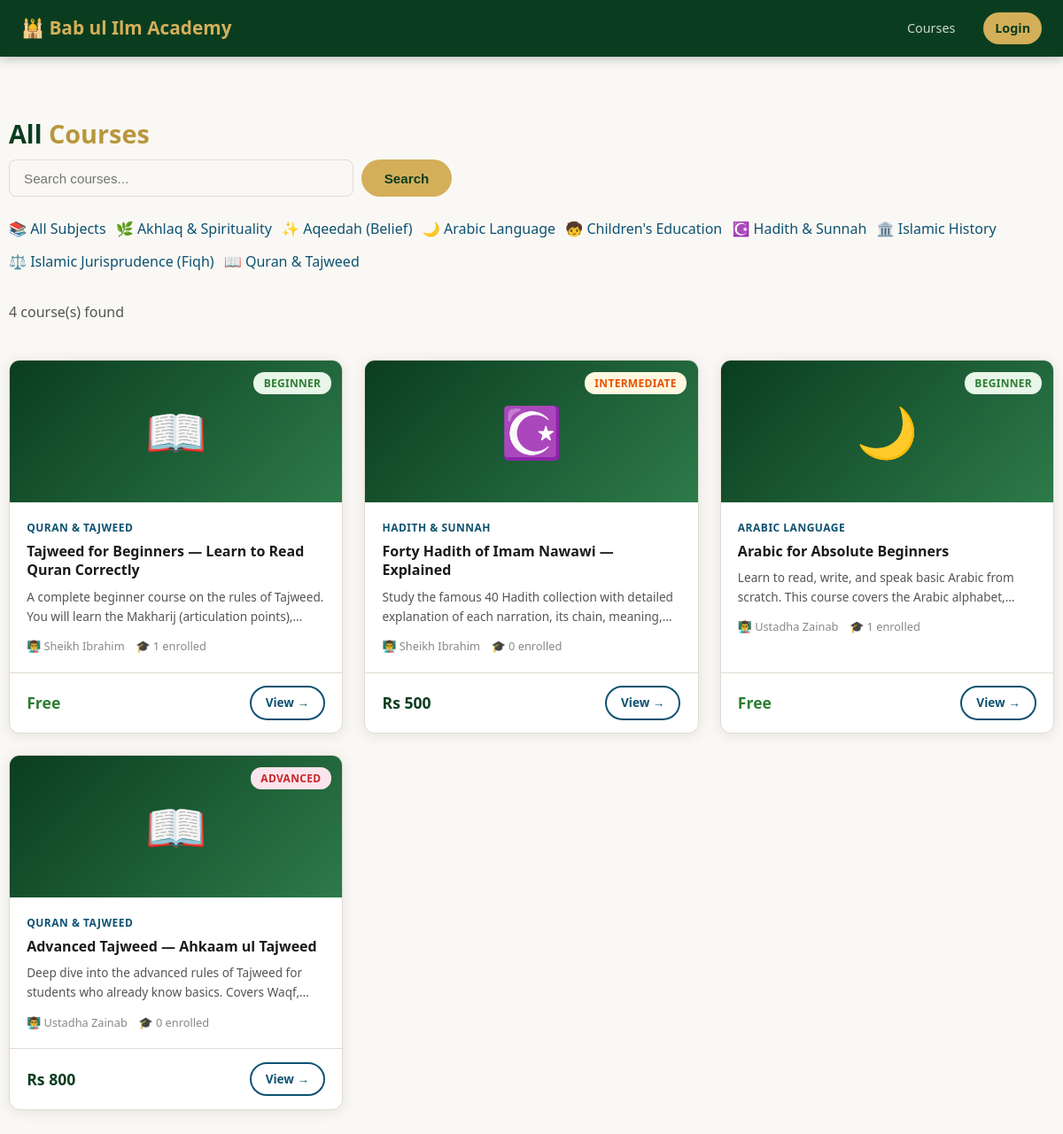
/courses.php, run on an earlier commit of the app's database.
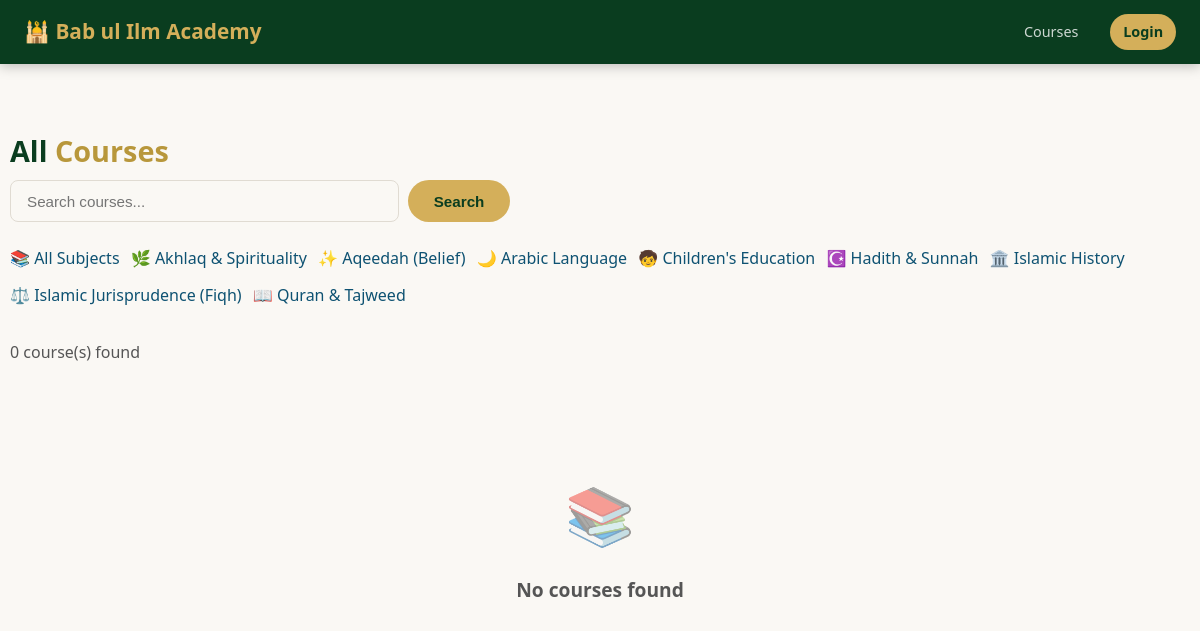
And on a later commit of the database.
### tables this page shows
CREATE TABLE IF NOT EXISTS subjects (
    id   INT UNSIGNED AUTO_INCREMENT PRIMARY KEY,
    name VARCHAR(100) NOT NULL,
    icon VARCHAR(10)
);

CREATE TABLE IF NOT EXISTS courses (
    id           INT UNSIGNED AUTO_INCREMENT PRIMARY KEY,
    teacher_id   INT UNSIGNED NOT NULL,
    subject_id   INT UNSIGNED,
    title        VARCHAR(200) NOT NULL,
    description  TEXT,
    level        ENUM('beginner','intermediate','advanced') DEFAULT 'beginner',
    language     VARCHAR(50) DEFAULT 'English',
    price        DECIMAL(10,2) DEFAULT 0.00,    
    cover_url    VARCHAR(500),
    is_published TINYINT(1) DEFAULT 0,
    created_at   TIMESTAMP DEFAULT CURRENT_TIMESTAMP,
    FOREIGN KEY (teacher_id)  REFERENCES users(id) ON DELETE CASCADE,
    FOREIGN KEY (subject_id)  REFERENCES subjects(id) ON DELETE SET NULL,
    INDEX idx_teacher (teacher_id),
    INDEX idx_published (is_published)
);

CREATE TABLE IF NOT EXISTS users (
    id           INT UNSIGNED AUTO_INCREMENT PRIMARY KEY,
    name         VARCHAR(100) NOT NULL,
    email        VARCHAR(150) NOT NULL UNIQUE,
    password     VARCHAR(255) NOT NULL,
    role         ENUM('student','teacher','admin') DEFAULT 'student',
    phone        VARCHAR(30),
    country      VARCHAR(100),
    bio          TEXT,
    qualification TEXT,               
    avatar       VARCHAR(300),
    is_approved  TINYINT(1) DEFAULT 1,   
    created_at   TIMESTAMP DEFAULT CURRENT_TIMESTAMP,
    INDEX idx_email (email),
    INDEX idx_role (role)
);

### db.php (called while the page is built, shortened)
<?php
function e(string $s): string {
    return htmlspecialchars($s, ENT_QUOTES, 'UTF-8');
}
function auth(): ?array {
    return $_SESSION['user'] ?? null;
}

### courses.php (the view, shortened to what this page needs)
<?php
require_once __DIR__ . '/db.php';
$user = auth();
$subjectId = (int) ($_GET['subject'] ?? 0);
$q = trim($_GET['q'] ?? '');
$subjects = $pdo->query('SELECT * FROM subjects ORDER BY name')->fetchAll();
$sql = "SELECT c.*, u.name AS teacher_name, s.name AS subject_name, s.icon AS subject_icon,
               (SELECT COUNT(*) FROM enrollments e WHERE e.course_id = c.id) AS student_count
        FROM courses c
        JOIN users u ON u.id = c.teacher_id
        LEFT JOIN subjects s ON s.id = c.subject_id
        WHERE c.is_published = 1";
$params = [];
$sql .= ' ORDER BY c.created_at DESC';
$stmt = $pdo->prepare($sql);
$stmt->execute($params);
$courses = $stmt->fetchAll();
?>
<!DOCTYPE html>
<html lang="en">
<head>
<link rel="stylesheet" href="style.css">
</head>
<body>
<nav class="navbar">
    <div class="nav-brand">🕌 <?= e(SITE_NAME) ?></div>
    <div class="nav-links">
        <a href="courses.php">Courses</a>
        <?php if ($user): ?><a href="dashboard.php">Dashboard</a><a href="logout.php" class="nav-btn">Logout</a>
        <?php else: ?><a href="login.php" class="nav-btn">Login</a><?php endif; ?>
    </div>
</nav>
<div class="container section">
    <h2 class="section-title">All <span>Courses</span></h2>
    <form method="get" style="display:flex;gap:.6rem;margin-bottom:1.5rem;max-width:500px">
        <input type="text" name="q" class="form-control" placeholder="Search courses..." value="<?= e($q) ?>">
        <button type="submit" class="btn btn-primary">Search</button>
    </form>
    <div class="category-grid" style="display:flex;flex-wrap:wrap;gap:.7rem;margin-bottom:2rem">
        <a href="courses.php" class="cat-chip <?= $subjectId === 0 ? 'active' : '' ?>">📚 All Subjects</a>
        <?php foreach ($subjects as $s): ?>
            <a href="?subject=<?= (int) $s['id'] ?>" class="cat-chip <?= $subjectId === (int) $s['id'] ? 'active' : '' ?>"><?= e($s['icon']) ?> <?= e($s['name']) ?></a>
        <?php endforeach; ?>
    </div>
    <p class="section-sub"><?= count($courses) ?> course(s) found</p>
    <?php if (!$courses): ?>
        <div class="empty-state"><div class="icon">📚</div><h3>No courses found</h3></div>
    <?php else: ?>
    <div class="grid-3">
        <?php foreach ($courses as $c): ?>
        <a href="course.php?id=<?= (int) $c['id'] ?>" class="course-card" style="text-decoration:none;color:inherit">
            <div class="course-cover">
                <?= e($c['subject_icon'] ?: '📖') ?>
                <span class="badge badge-<?= e($c['level']) ?> course-level"><?= e(ucfirst($c['level'])) ?></span>
            </div>
            <div class="course-body">
                <div class="course-subject"><?= e($c['subject_name'] ?? 'General') ?></div>
                <div class="course-title"><?= e($c['title']) ?></div>
                <div class="course-desc"><?= e($c['description']) ?></div>
                <div class="course-meta">
                    <span>👨‍🏫 <?= e($c['teacher_name']) ?></span>
                    <span>🎓 <?= (int) $c['student_count'] ?> enrolled</span>
                </div>
            </div>
            <div class="course-footer">
                <span class="course-price <?= $c['price'] == 0 ? 'free' : '' ?>"><?= $c['price'] > 0 ? 'Rs ' . number_format((float) $c['price']) : 'Free' ?></span>
                <span class="btn btn-outline btn-sm">View →</span>
            </div>
        </a>
        <?php endforeach; ?>
    </div>
    <?php endif; ?>
</div>
</body>
</html>

What changed in the data, as far as the page shows it:
removed courses: subject.icon "📖", level "BEGINNER", subject.name "QURAN & TAJWEED", title "Tajweed for Beginners — Learn to Read Quran Correctly", description "A complete beginner course on the rules of Tajweed. You will learn the Makharij (articulation…", teacher.name "Sheikh Ibrahim", student_count "1", price "Free"
removed courses: subject.icon "☪️", level "INTERMEDIATE", subject.name "HADITH & SUNNAH", title "Forty Hadith of Imam Nawawi — Explained", description "Study the famous 40 Hadith collection with detailed explanation of each narration, its chain,…", teacher.name "Sheikh Ibrahim", student_count "0", price "500"
removed courses: subject.icon "🌙", level "BEGINNER", subject.name "ARABIC LANGUAGE", title "Arabic for Absolute Beginners", description "Learn to read, write, and speak basic Arabic from scratch. This course covers the Arabic…", teacher.name "Ustadha Zainab", student_count "1", price "Free"
removed courses: subject.icon "📖", level "ADVANCED", subject.name "QURAN & TAJWEED", title "Advanced Tajweed — Ahkaam ul Tajweed", description "Deep dive into the advanced rules of Tajweed for students who already know basics. Covers…", teacher.name "Ustadha Zainab", student_count "0", price "800"
Also different on the page:
count($courses): "4" → "0"
text now shown: "📚 No courses found"
